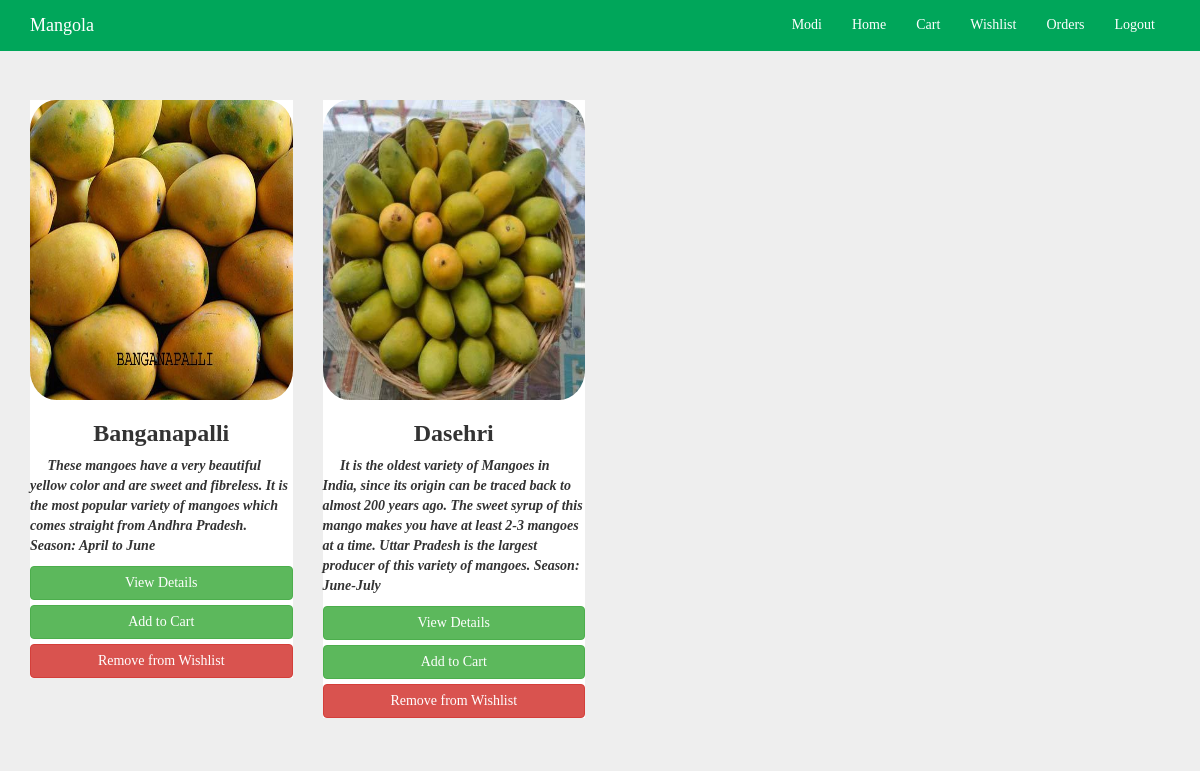
Page /mangola/show_wishlist_items.php (signed in) on the committed database.
### tables this page shows
CREATE TABLE `wishlist` (
  `wishlist_id` int(11) NOT NULL,
  `product_id` int(11) NOT NULL,
  `user_id` int(11) NOT NULL
);

CREATE TABLE `products` (
  `product_id` int(11) NOT NULL,
  `product_name` varchar(255) NOT NULL,
  `product_price` int(255) NOT NULL,
  `product_description` text NOT NULL,
  `product_image` varchar(255) NOT NULL
);

### mangola/show_wishlist_items.php (the view, shortened to what this page needs)
<?php
  include "includes/dbconnect.php";
?>
<!DOCTYPE html>
<html>
  <?php include "includes/css_header.php";
        include "includes/header_postlogin.php";
   ?>
<body style="background-color: #EEEEEE">
  <div class="container ">
    <div class="row">
      <?php
        $user_id=$_SESSION['user_id'];
        $query="SELECT * FROM `wishlist` c JOIN `products` p ON c.`product_id`=p.`product_id` WHERE c.`user_id`=$user_id";
        $result=mysqli_query($connection,$query);
        while($row=mysqli_fetch_assoc($result))
        {
          echo '<div class="col-md-3">
                  <div class="product-tab">
                    <img src="images/'.$row['product_image'].'" class="img-size curve-edge">
                    <h3 class="text-center"><b>'.$row['product_name'].'</b></h3>
                    <p class="justify"><b><i> &nbsp&nbsp&nbsp&nbsp '.$row['product_description'].'</i></b></p>
                    <a href="product_description.php?product_id='.$row['product_id'].'" class="btn btn-block btn-success" >View Details </a>
                    <a href="add_to_cart.php?product_id='.$row['product_id'].'" class="btn btn-block btn-success" >Add to Cart </a>
                    <a href="delete_from_wishlist.php?product_id='.$row['product_id'].'" class="btn btn-block btn-danger" >Remove from Wishlist </a>
                  </div>
                </div>';
        }
?>

### mangola/css/style.css (style rules this page uses)
body { padding-top: 100px; font-family: "Comic Sans MS"; background-color: #EEEEEE; }
.curve-edge { border-radius: 10% }
.img-size { width: 100%; height: 300px; }
.product-tab { background-color: #FFF; width: 100%; padding: 0px; margin-bottom: 25px; }
.text-center { text-align: center; }

### rows in the picture
wishlist: product.product_image (picture), product.product_name "Banganapalli", product.product_description "These mangoes have a very beautiful yellow color and are sweet and fibreless. It is the most popular variety of mangoes which comes straight from Andhra Pradesh. Season: April to June"
wishlist: product.product_image (picture), product.product_name "Dasehri", product.product_description "It is the oldest variety of Mangoes in India, since its origin can be traced back to almost 200 years ago. The sweet syrup of this mango makes you have at least 2-3 mangoes at a time. Uttar Pradesh is the largest producer of this variety of mangoes. Season: June-July"

### other values in the picture
$_SESSION['name'] "Modi"
